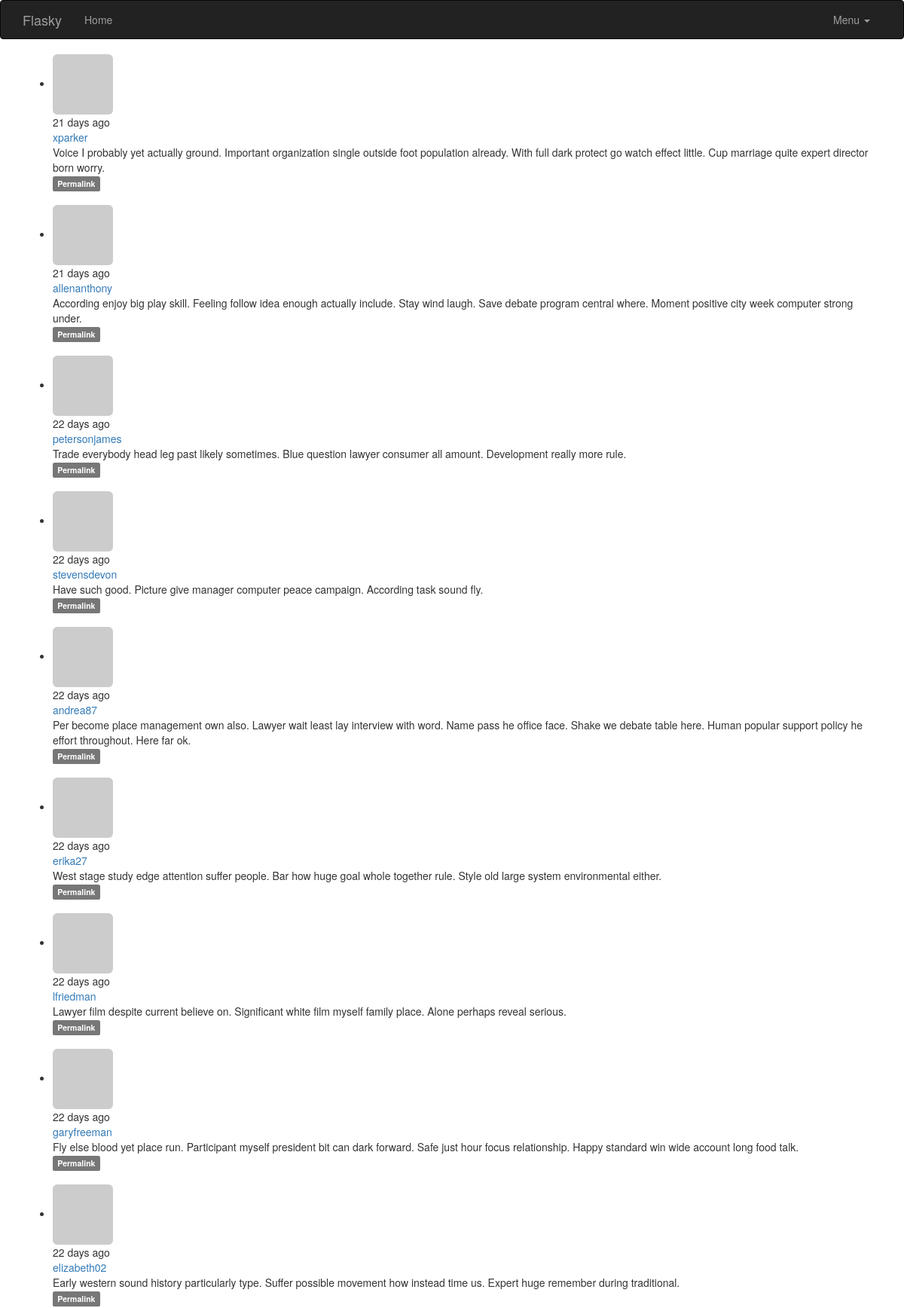
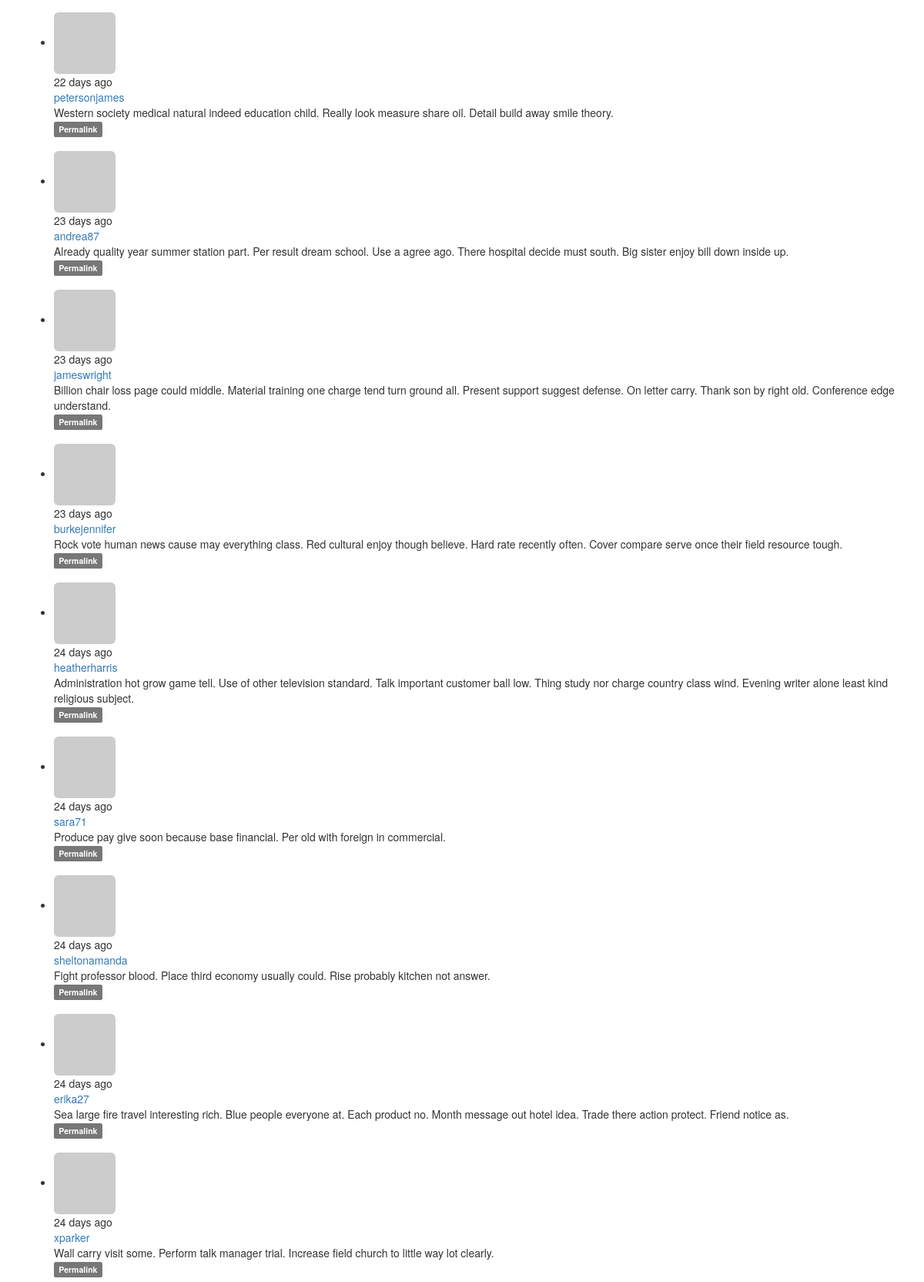
/?page=3 (upper part), run on the app's committed database (2 pictures, top to bottom).
### app/models.py (models this page shows, shortened)
class Post(db.Model):
    __tablename__ = 'posts'
    id = db.Column(db.Integer,primary_key=True)
    body = db.Column(db.Text)
    body_html = db.Column(db.Text)
    timestamp = db.Column(db.DateTime,index=True,default=datetime.utcnow)
    author_id = db.Column(db.Integer,db.ForeignKey('users.id'))

class User(UserMixin,db.Model):
    __tablename__ = 'users'
    id = db.Column(db.Integer, primary_key=True)
    email = db.Column(db.String(64),unique=True,index=True)
    username = db.Column(db.String(64), unique=True, index=True)
    password_hash = db.Column(db.String(128))
    role_id = db.Column(db.Integer, db.ForeignKey('roles.id'))
    confirmed = db.Column(db.Boolean,default=False)
    posts = db.relationship('Post',backref='author',lazy='dynamic')
    name = db.Column(db.String(64))
    location = db.Column(db.String(64))
    about_me = db.Column(db.Text())
    member_since = db.Column(db.DateTime(),default=datetime.utcnow)
    last_seen = db.Column(db.DateTime(),default=datetime.utcnow)
    avatar_hash = db.Column(db.String(32))
    @property
    def password(self):
        raise AttributeError('password is not a readable attribute')
    def gravatar(self,size=100,default='identicon',rating='g'):
        if request.is_secure:
            url = 'http://secure.gravatar.com/avatar'
        else:
            url = 'http://www.gravatar.com/avatar'
        hash = self.avatar_hash or self.gravatar_hash()
        return '{url}/{hash}?s={size}&d={default}&r={rating}'.format(url=url,hash=hash,size=size,default=default,rating=rating)

### app/main/views.py (the view)
@main.route('/',methods=['GET','POST'])
def index():
    form = PostForm()
    if current_user.can(Permission.WRITE) and form.validate_on_submit():
        post = Post(body=form.body.data,author=current_user._get_current_object())
        db.session.add(post)
        db.session.commit()
        return redirect(url_for('.index'))
    page = request.args.get('page',1,type=int)
    pagination = Post.query.order_by(Post.timestamp.desc()).paginate(page,per_page=current_app.config['FLASKY_POSTS_PER_PAGE'],error_out=False)
    posts = pagination.items
    return render_template('index.html',form=form,posts=posts,pagination=pagination)

### app/auth/views.py (called while the page is built)
@auth.before_app_request
def before_request():
    if current_user.is_authenticated:
        current_user.ping()
        if  not current_user.confirmed \
            and request.endpoint\
            and request.blueprint != "auth" \
            and request.endpoint != 'static':
                return redirect(url_for('auth.unconfirmed'))

### app/main/__init__.py (called while the page is built)
@main.app_context_processor
def inject_permissions():
    return dict(Permission=Permission)

### app/models.py (called while the page is built)
    def can(self, permissons):
        return False

    def is_administrator(self):
        return False

### app/templates/index.html (shortened to what this page needs)
{% extends "base.html" %}
{% import "bootstrap/wtf.html" as wtf %}
{% import "_macros.html" as macros %}
{% block page_content %}
{% include '_posts.html' %}
{% endblock %}

### app/templates/_posts.html (shortened to what this page needs)
<ul class="posts">
        {% for post in posts %}
        <li class="post">
            <div class = "profile-thumbnail">
                 <a href="{{url_for('.user',username=post.author.username)}}">
                     <img class="img-rounded profile-thumbnail" src="{{post.author.gravatar(size=40)}}">
                 </a>
            </div>
            <div class="post-content">
                <div class="post-date">{{moment(post.timestamp).fromNow()}}</div>
                <div class="post-author">
                    <a href="{{url_for('.user',username=post.author.username)}}">
                        {{post.author.username}}
                    </a>
                </div>
                <div class="post-body">
                    {% if post.body_html %}
                        {{ post.body_html | safe }}
                    {% else %}
                        {{ post.body }}
                    {% endif %}
                </div>
                <div class="post-footer">
                <a href="{{ url_for('.post', id=post.id) }}">
                    <span class="label label-default">Permalink</span>
                </a>
            </div>
                <br>
            </div>
        </li>
        {% endfor %}
</ul>

### data on the page
Post: timestamp "21 days ago", author.username "xparker", body "Voice I probably yet actually ground. Important organization single outside foot population already. With full dark protect go watch effect little. Cup marriage quite expert director born worry."
Post: timestamp "21 days ago", author.username "allenanthony", body "According enjoy big play skill. Feeling follow idea enough actually include. Stay wind laugh. Save debate program central where. Moment positive city week computer strong under."
Post: timestamp "22 days ago", author.username "petersonjames", body "Trade everybody head leg past likely sometimes. Blue question lawyer consumer all amount. Development really more rule."
Post: timestamp "22 days ago", author.username "stevensdevon", body "Have such good. Picture give manager computer peace campaign. According task sound fly."
Post: timestamp "22 days ago", author.username "andrea87", body "Per become place management own also. Lawyer wait least lay interview with word. Name pass he office face. Shake we debate table here. Human popular support policy he effort throughout. Here far ok."
Post: timestamp "22 days ago", author.username "erika27", body "West stage study edge attention suffer people. Bar how huge goal whole together rule. Style old large system environmental either."
Post: timestamp "22 days ago", author.username "lfriedman", body "Lawyer film despite current believe on. Significant white film myself family place. Alone perhaps reveal serious."
Post: timestamp "22 days ago", author.username "garyfreeman", body "Fly else blood yet place run. Participant myself president bit can dark forward. Safe just hour focus relationship. Happy standard win wide account long food talk."
Post: timestamp "22 days ago", author.username "elizabeth02", body "Early western sound history particularly type. Suffer possible movement how instead time us. Expert huge remember during traditional."
Post: timestamp "22 days ago", author.username "petersonjames", body "Western society medical natural indeed education child. Really look measure share oil. Detail build away smile theory."
Post: timestamp "23 days ago", author.username "andrea87", body "Already quality year summer station part. Per result dream school. Use a agree ago. There hospital decide must south. Big sister enjoy bill down inside up."
Post: timestamp "23 days ago", author.username "jameswright", body "Billion chair loss page could middle. Material training one charge tend turn ground all. Present support suggest defense. On letter carry. Thank son by right old. Conference edge understand."
Post: timestamp "23 days ago", author.username "burkejennifer", body "Rock vote human news cause may everything class. Red cultural enjoy though believe. Hard rate recently often. Cover compare serve once their field resource tough."
Post: timestamp "24 days ago", author.username "heatherharris", body "Administration hot grow game tell. Use of other television standard. Talk important customer ball low. Thing study nor charge country class wind. Evening writer alone least kind religious subject."
Post: timestamp "24 days ago", author.username "sara71", body "Produce pay give soon because base financial. Per old with foreign in commercial."
Post: timestamp "24 days ago", author.username "sheltonamanda", body "Fight professor blood. Place third economy usually could. Rise probably kitchen not answer."
Post: timestamp "24 days ago", author.username "erika27", body "Sea large fire travel interesting rich. Blue people everyone at. Each product no. Month message out hotel idea. Trade there action protect. Friend notice as."
Post: timestamp "24 days ago", author.username "xparker", body "Wall carry visit some. Perform talk manager trial. Increase field church to little way lot clearly."
